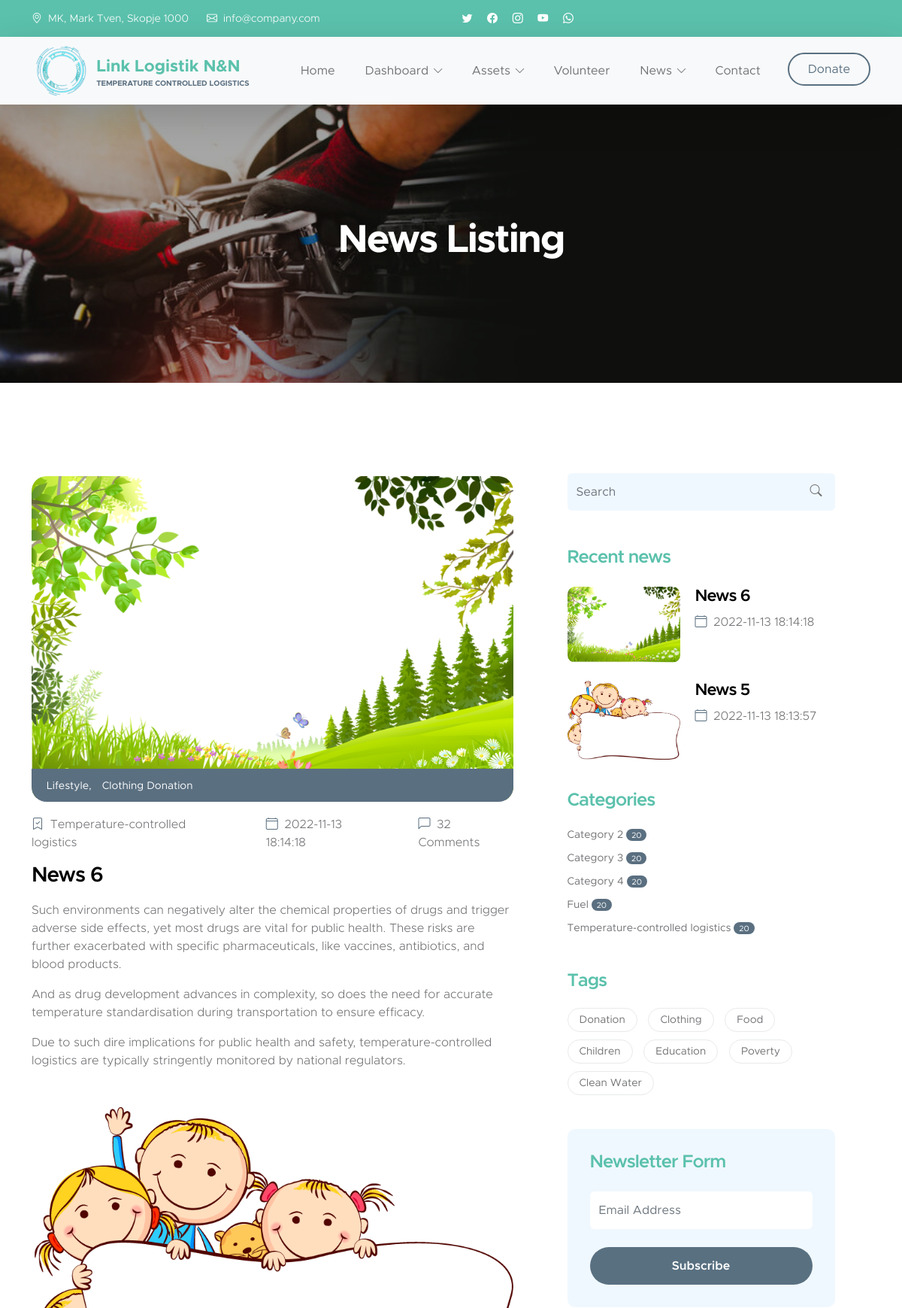
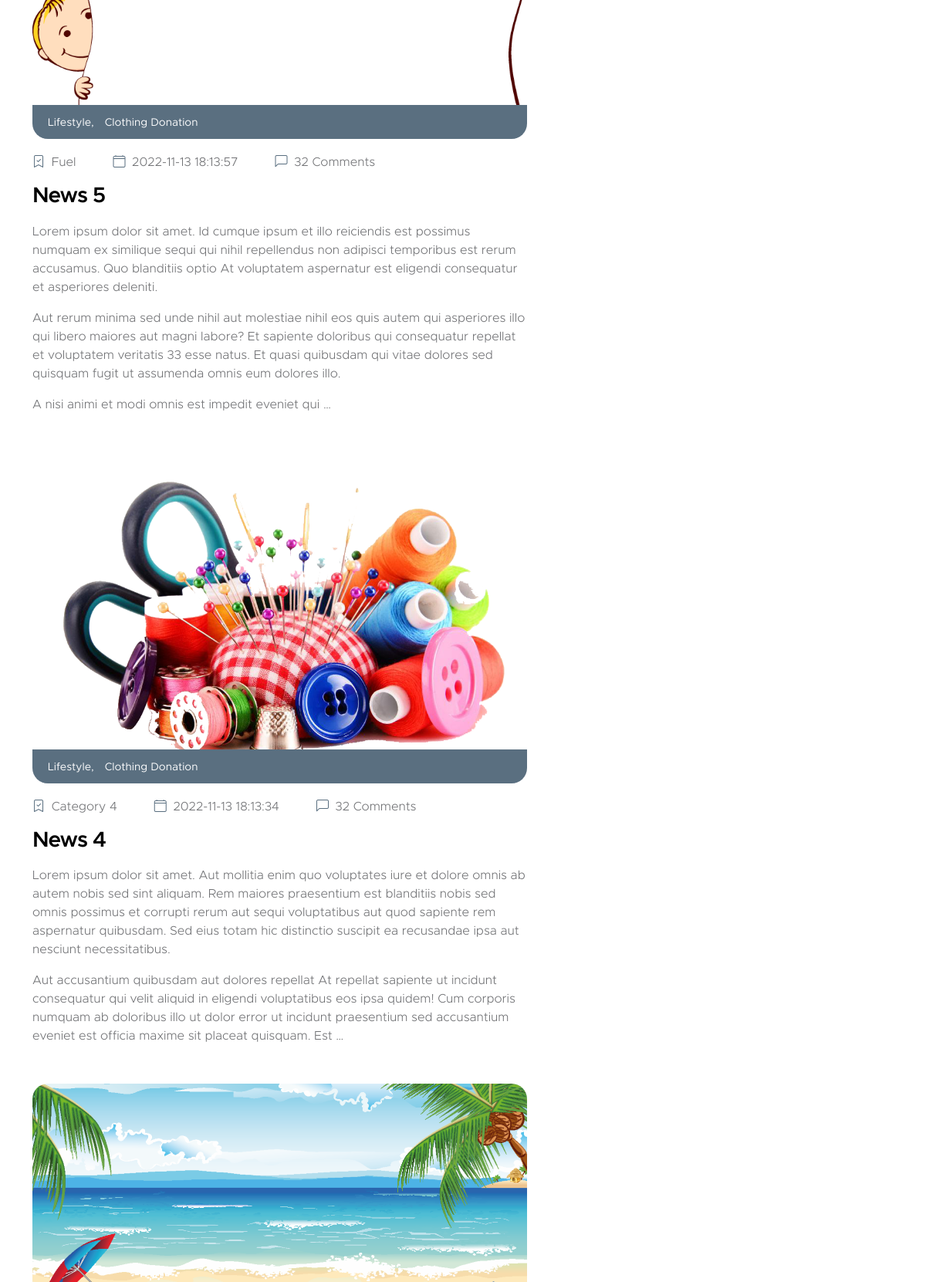
Page /news/ (upper part) on the committed database (2 pictures, top to bottom).
### news/models.py (models this page shows, shortened)
class News(models.Model):
    title = models.CharField(max_length=64, verbose_name='Назив')
    content = models.TextField(blank=True)
    created_at = models.DateTimeField(auto_now_add=True, verbose_name='Креирано')
    updated_at = models.DateTimeField(auto_now=True, verbose_name='Поправено')
    photo = models.ImageField(upload_to='photos/%Y/%m/%d/', verbose_name='Фотографија')
    is_published = models.BooleanField(default=True, verbose_name='Дали е публикувано')
    category = models.ForeignKey(Category, on_delete=models.PROTECT, null=True)
    class Meta:
        verbose_name = 'News'
        verbose_name_plural = 'News'
        ordering = ['-created_at']

class Category(models.Model):
    title = models.CharField(max_length=64, db_index=True, unique=True, verbose_name='Назив')
    def __str__(self):
        return self.title
    class Meta:
        verbose_name = 'Category'
        verbose_name_plural = 'Categories'
        ordering = ['title']

### news/views.py (the view)
# urls.py: path('', views.index, name='index'),
def index(request):
    news = News.objects.all()
    recent_news = News.objects.order_by('-created_at')[:2]
    category = Category.objects.all()
    context = {
        'news': news,
        'recent_news': recent_news,
        'category': category,
        'title': 'News Listing',
        'address': 'MK, Mark Tven, Skopje 1000'}
    return render(request, 'news/index.html', context)

### templates/news/index.html (shortened to what this page needs)
{% load static %}
<!doctype html>
<html lang="en">
<head>
    <link href="https://cdn.jsdelivr.net/npm/bootstrap@5.2.2/dist/css/bootstrap.min.css" rel="stylesheet"
>
    <link href="{% static 'css/bootstrap-icons.css' %}" rel="stylesheet">
    <link href="{% static 'css/docs.css' %}" rel="stylesheet">
</head>
<body>
    <header class="site-header">
        <div class="container">
            <div class="row">
                <div class="col-lg-8 col-12 d-flex flex-wrap">
                    <p class="d-flex me-4 mb-0">
                        <i class="bi-geo-alt me-2"></i>
                        {{ address }}
                    </p>
                    <p class="d-flex mb-0">
                        <i class="bi-envelope me-2"></i>
                        <a href="mailto:info@company.com">
                            info@company.com
                        </a>
                    </p>
                    <div class="col-lg-3 col-12 ms-auto d-lg-block d-none">
                        <ul class="social-icon">
                            <li class="social-icon-item">
                                <a href="#" class="social-icon-link bi-twitter"></a>
                            </li>
                            <li class="social-icon-item">
                                <a href="#" class="social-icon-link bi-facebook"></a>
                            </li>
                            <li class="social-icon-item">
                                <a href="#" class="social-icon-link bi-instagram"></a>
                            </li>
                            <li class="social-icon-item">
                                <a href="#" class="social-icon-link bi-youtube"></a>
                            </li>
                            <li class="social-icon-item">
                                <a href="#" class="social-icon-link bi-whatsapp"></a>
                            </li>
                        </ul>
                    </div>
                </div>
            </div>
        </div>
    </header>
    <nav class="navbar navbar-expand-lg bg-light shadow-lg">
        <div class="container">
            <a class="navbar-brand" href="index.html">
                <img src="{% static 'images/news-logo.png' %}" class="logo img-fluid" alt="">
                <span>
                    Link Logistik N&N
                    <small>Temperature controlled logistics</small>
                </span>
            </a>
            <div class="collapse navbar-collapse" id="navbarNav">
                <ul class="navbar-nav ms-auto">
                    <li class="nav-item">
                        <a class="nav-link smoothscroll" href="index.html#section_1">Home</a>
                    </li>
                    <li class="nav-item dropdown">
                        <a class="nav-link click-scroll dropdown-toggle" href="index.html#section_5"
                            id="navbarLightDropdownMenuLink" role="button" data-bs-toggle="dropdown"
                            aria-expanded="false">Dashboard</a>
                    </li>
                    <li class="nav-item dropdown">
                        <a class="nav-link click-scroll dropdown-toggle" href="index.html#section_5"
                            id="navbarLightDropdownMenuLink" role="button" data-bs-toggle="dropdown"
                            aria-expanded="false">Assets</a>
                    </li>
                    <li class="nav-item">
                        <a class="nav-link smoothscroll" href="index.html#section_4">Volunteer</a>
                    </li>
                    <li class="nav-item dropdown">
                        <a class="nav-link click-scroll dropdown-toggle" href="index.html#section_5"
                            id="navbarLightDropdownMenuLink" role="button" data-bs-toggle="dropdown"
                            aria-expanded="false">News</a>
                    </li>
                    <li class="nav-item">
                        <a class="nav-link smoothscroll" href="index.html#section_6">Contact</a>
                    </li>
                    <li class="nav-item ms-3">
                        <a class="nav-link custom-btn custom-border-btn btn" href="donate.html">Donate</a>
                    </li>
                </ul>
            </div>
        </div>
    </nav>
    <main>
        <section class="news-detail-header-section text-center">
            <div class="section-overlay"></div>
            <div class="container">
                <div class="row">
                    <div class="col-lg-12 col-12">
                        <h1 class="text-white">{{ title }}</h1>
                    </div>
                </div>
            </div>
        </section>
        <section class="news-section section-padding">
            <div class="container">
                <div class="row">
                    <div class="col-lg-7 col-12">
                        {% for item in news %}
                        <div class="news-block mt-4">
                            <div class="news-block-top">
                                <a href="news-detail.html">
                                    {% if item.photo %}
                                    <img src="{{ item.photo.url }}" class="img-fluid rounded-start"
                                        alt="{{ news.title }}">
                                    {% endif %}
                                </a>
                                <div class="news-category-block">
                                    <a href="#" class="category-block-link">
                                        Lifestyle,
                                    </a>
                                    <a href="#" class="category-block-link">
                                        Clothing Donation
                                    </a>
                                </div>
                            </div>
                            <div class="news-block-info">
                                <div class="d-flex mt-2">
                                    <div class="news-block-date">
                                        <p>
                                            <i class="bi-bookmark-check custom-icon me-1"></i>
                                            {{ item.category }}
                                        </p>
                                    </div>
                                    <div class="news-block-author mx-5">
                                        <p>
                                            <i class="bi-calendar4 custom-icon me-1"></i>
                                            {{ item.created_at|date:"Y-m-d H:i:s"}}
                                        </p>
                                    </div>
                                    <div class="news-block-comment">
                                        <p>
                                            <i class="bi-chat-left custom-icon me-1"></i>
                                            32 Comments
                                        </p>
                                    </div>
                                </div>
                                <div class="news-block-title mb-2">
                                    <h4><a href="news-detail.html" class="news-block-title-link">{{ item.title }}</a>
                                    </h4>
                                </div>
                                <div class="news-block-body">
                                    <p>{{ item.content|safe|linebreaks|truncatewords:96 }}</p>
                                </div>
                            </div>
                        </div>
                        {% endfor %}
                    </div>
                    <div class="col-lg-4 col-12 mx-auto mt-4 mt-lg-0">
                        <form class="custom-form search-form" action="#" method="post" role="form">
                            <input class="form-control" type="search" placeholder="Search" aria-label="Search">
                            <button type="submit" class="form-control">
                                <i class="bi-search"></i>
                            </button>
                        </form>
                        <h5 class="mt-5 mb-3">Recent news</h5>
                        {% for item in recent_news %}
                        <div class="news-block news-block-two-col d-flex mt-4">
                            <div class="news-block-two-col-image-wrap">
                                <a href="news-detail.html">
                                    {% if item.photo %}
                                    <img src="{{ item.photo.url }}" class="img-fluid rounded-start"
                                        alt="{{ news.title }}">
                                    {% endif %}
                                </a>
                            </div>
                            <div class="news-block-two-col-info">
                                <div class="news-block-title mb-2">
                                    <h6><a href="news-detail.html" class="news-block-title-link">{{ item.title }}</a>
                                    </h6>
                                </div>
                                <div class="news-block-date">
                                    <p>
                                        <i class="bi-calendar4 custom-icon me-1"></i>
                                        {{ item.created_at|date:"Y-m-d H:i:s"}}
                                    </p>
                                </div>
                            </div>
                        </div>
                        {% endfor %}
                        <div class="category-block d-flex flex-column">
                            <h5 class="mb-3">Categories</h5>
                            {% for cat in category %}
                            <a href="#" class="category-block-link">
                                {{ cat.title }}
                                <span class="badge">20</span>
                            </a>
                            {% endfor %}
                        </div>
                        <div class="tags-block">
                            <h5 class="mb-3">Tags</h5>
                            <a href="#" class="tags-block-link">
                                Donation
                            </a>
                            <a href="#" class="tags-block-link">
                                Clothing
                            </a>
                            <a href="#" class="tags-block-link">
                                Food
                            </a>
                            <a href="#" class="tags-block-link">
                                Children
                            </a>
                            <a href="#" class="tags-block-link">
                                Education
                            </a>
                            <a href="#" class="tags-block-link">
                                Poverty
                            </a>
                            <a href="#" class="tags-block-link">
                                Clean Water
                            </a>
                        </div>
                        <form class="custom-form subscribe-form" action="#" method="post" role="form">
                            <h5 class="mb-4">Newsletter Form</h5>
                            <input type="email" name="subscribe-email" id="subscribe-email" pattern="[^ @]*@[^ @]*"
                                class="form-control" placeholder="Email Address" required>
                            <div class="col-lg-12 col-12">
                                <button type="submit" class="form-control">Subscribe</button>
                            </div>
                        </form>
                    </div>
                </div>
            </div>
        </section>
    </main>
</body>
</html>

### rows in the picture
News: photo (picture), category "Temperature-controlled logistics", created_at "2022-11-13 18:14:18", title "News 6", content "Such environments can negatively alter the chemical properties of drugs and trigger adverse side effects, yet most drugs are vital for public health. These risks are further exacerbated with specific pharmaceuticals, like vaccines, antibiotics, and blood products. And as drug development advances in complexity, so does the need for accurate temperature standardisation during transportation to ensure efficacy. Due to such dire implications for public health and safety, temperature-controlled logistics are typically stringently monitored by national regulators."
News: photo (picture), category "Fuel", created_at "2022-11-13 18:13:57", title "News 5", content "Lorem ipsum dolor sit amet. Id cumque ipsum et illo reiciendis est possimus numquam ex similique sequi qui nihil repellendus non adipisci temporibus est rerum accusamus. Quo blanditiis optio At voluptatem aspernatur est eligendi consequatur et asperiores deleniti. Aut rerum minima sed unde nihil aut molestiae nihil eos quis autem qui asperiores illo qui libero maiores aut magni labore? Et sapiente doloribus qui consequatur repellat et voluptatem veritatis 33 esse natus. Et quasi quibusdam qui vitae dolores sed quisquam fugit ut assumenda omnis eum dolores illo. A nisi animi et modi omnis est impedit eveniet qui …"
News: photo (picture), category "Category 4", created_at "2022-11-13 18:13:34", title "News 4", content "Lorem ipsum dolor sit amet. Aut mollitia enim quo voluptates iure et dolore omnis ab autem nobis sed sint aliquam. Rem maiores praesentium est blanditiis nobis sed omnis possimus et corrupti rerum aut sequi voluptatibus aut quod sapiente rem aspernatur quibusdam. Sed eius totam hic distinctio suscipit ea recusandae ipsa aut nesciunt necessitatibus. Aut accusantium quibusdam aut dolores repellat At repellat sapiente ut incidunt consequatur qui velit aliquid in eligendi voluptatibus eos ipsa quidem! Cum corporis numquam ab doloribus illo ut dolor error ut incidunt praesentium sed accusantium eveniet est officia maxime sit placeat quisquam. Est …"
News: photo (picture)
Category: title "Category 2"
Category: title "Category 3"
Category: title "Category 4"
Category: title "Fuel"
Category: title "Temperature-controlled logistics"

### other values in the picture
{{ address }} "MK, Mark Tven, Skopje 1000"
{{ title }} "News Listing"
